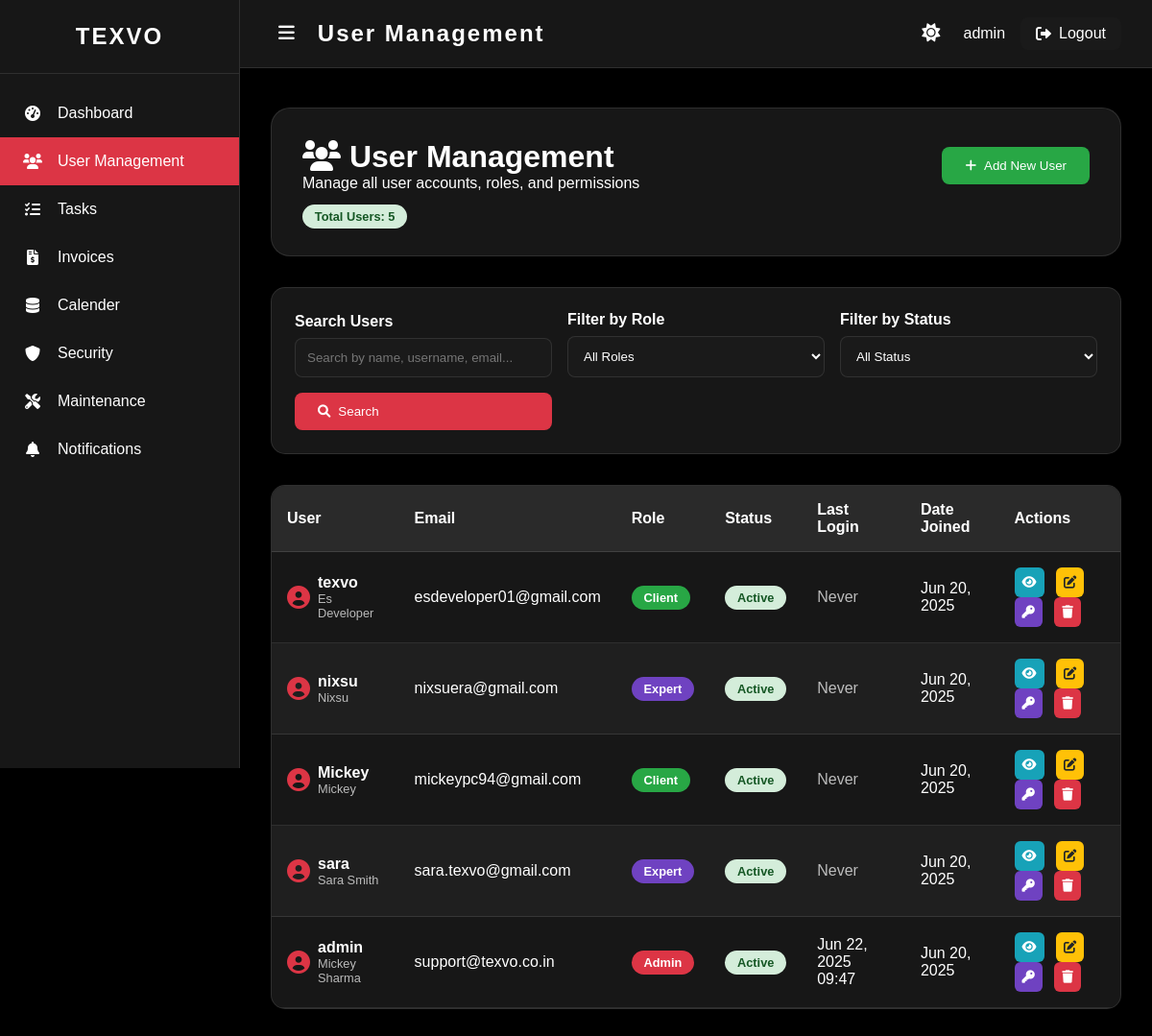
Page /accounts/admin/users/ (signed in) on the committed database.
### accounts/models.py (models this page shows, shortened)
class User(AbstractUser):
    ROLE_CHOICES = [
        ('admin', 'Admin'),
        ('manager', 'Manager'),
        ('client', 'Client'),
        ('expert', 'Expert'),
    ]
    role = models.CharField(max_length=20, choices=ROLE_CHOICES, default='client')

### accounts/views.py (the view, shortened to what this page needs)
# urls.py: path('admin/users/', views.user_management, name='user_management'),
@login_required
def user_management(request):
    if request.user.role != 'admin':
        return redirect('accounts:dashboard')
    search_query = request.GET.get('search', '')
    role_filter = request.GET.get('role', '')
    status_filter = request.GET.get('status', '')
    users = User.objects.all()
    if role_filter:
        users = users.filter(role=role_filter)
    if status_filter == 'active':
        users = users.filter(is_active=True)
    elif status_filter == 'inactive':
        users = users.filter(is_active=False)
    users = users.order_by('-date_joined')
    paginator = Paginator(users, 10)  # Show 10 users per page
    page_number = request.GET.get('page')
    page_obj = paginator.get_page(page_number)
    role_choices = User.ROLE_CHOICES
    context = {
        'users': page_obj,
        'search_query': search_query,
        'role_filter': role_filter,
        'status_filter': status_filter,
        'role_choices': role_choices,
        'total_users': users.count(),
    }
    return render(request, 'accounts/user_management.html', context)

### templates/accounts/user_management.html (shortened to what this page needs)
<!DOCTYPE html>
<html lang="en">
<head>
    <link href="https://cdnjs.cloudflare.com/ajax/libs/font-awesome/6.0.0/css/all.min.css" rel="stylesheet">
</head>
<body data-theme="dark">
    <div class="sidebar" id="sidebar">
        <div class="sidebar-header">
            <div class="sidebar-logo">TEXVO</div>
        </div>
        <nav class="sidebar-menu">
            <a href="{% url 'accounts:admin_dashboard' %}" class="menu-item">
                <i class="fas fa-tachometer-alt"></i>
                <span class="menu-text">Dashboard</span>
            </a>
            <a href="{% url 'accounts:user_management' %}" class="menu-item active">
                <i class="fas fa-users"></i>
                <span class="menu-text">User Management</span>
            </a>
            <a href="{% url 'accounts:task_management' %}" class="menu-item ">
                <i class="fas fa-tasks"></i>
                <span class="menu-text">Tasks</span>
            </a>            <a href="{% url 'accounts:invoice_management' %}" class="menu-item">
                <i class="fas fa-file-invoice-dollar"></i>
                <span class="menu-text">Invoices</span>
            </a>
            <a href="#" class="menu-item">
                <i class="fas fa-database"></i>
                <span class="menu-text">Calender</span>
            </a>
            <a href="#" class="menu-item">
                <i class="fas fa-shield-alt"></i>
                <span class="menu-text">Security</span>
            </a>
            <a href="#" class="menu-item">
                <i class="fas fa-tools"></i>
                <span class="menu-text">Maintenance</span>
            </a>
            <a href="#" class="menu-item">
                <i class="fas fa-bell"></i>
                <span class="menu-text">Notifications</span>
            </a>
        </nav>
    </div>
    <nav class="navbar" id="navbar">
        <div class="navbar-content">
            <div class="navbar-left">
                <button class="sidebar-toggle" id="sidebarToggle">
                    <i class="fas fa-bars"></i>
                </button>
                <div class="logo">User Management</div>
            </div>
            <div class="navbar-right">
                <button class="theme-toggle" id="themeToggle">
                    <i class="fas fa-moon"></i>
                </button>
                <div class="user-info">
                    <span>{{ user.username }}</span>
                </div>
                <a href="{% url 'accounts:logout' %}" class="logout-btn">
                    <i class="fas fa-sign-out-alt"></i>
                    <span>Logout</span>
                </a>
            </div>
        </div>
    </nav>
    <main class="main-content" id="mainContent">
        <div class="page-header">
            <div style="display: flex; justify-content: space-between; align-items: center;">
                <div>
                    <h1><i class="fas fa-users"></i> User Management</h1>
                    <p>Manage all user accounts, roles, and permissions</p>
                </div>
                <button class="filter-btn" onclick="createUser()" style="background: #28a745;">
                    <i class="fas fa-plus"></i>
                    Add New User
                </button>
            </div>
            <div style="margin-top: 1rem;">
                <span class="status-badge status-active">Total Users: {{ total_users }}</span>
            </div>
        </div>
        <div class="filters-section">
            <form method="GET" class="filters-grid">
                <div class="filter-group">
                    <label for="search">Search Users</label>
                    <input type="text" id="search" name="search" value="{{ search_query }}"
                           placeholder="Search by name, username, email..." class="filter-input">
                </div>
                <div class="filter-group">
                    <label for="role">Filter by Role</label>
                    <select id="role" name="role" class="filter-input">
                        <option value="">All Roles</option>
                    </select>
                </div>
                <div class="filter-group">
                    <label for="status">Filter by Status</label>
                    <select id="status" name="status" class="filter-input">
                        <option value="">All Status</option>
                    </select>
                </div>
                <div class="filter-group">
                    <button type="submit" class="filter-btn">
                        <i class="fas fa-search"></i>
                        Search
                    </button>
                </div>
            </form>
        </div>
        <div class="users-table-container">
            <table class="users-table">
                <thead>
                    <tr>
                        <th>User</th>
                        <th>Email</th>
                        <th>Role</th>
                        <th>Status</th>
                        <th>Last Login</th>
                        <th>Date Joined</th>
                        <th>Actions</th>
                    </tr>
                </thead>
                <tbody>
                    {% for user_obj in users %}
                    <tr>
                        <td>
                            <div style="display: flex; align-items: center; gap: 0.5rem;">
                                <i class="fas fa-user-circle" style="font-size: 1.5rem; color: var(--accent-color);"></i>
                                <div>
                                    <div style="font-weight: 600;">{{ user_obj.username }}</div>
                                    <div style="font-size: 0.8rem; color: var(--text-secondary);">
                                        {{ user_obj.first_name }} {{ user_obj.last_name }}
                                    </div>
                                </div>
                            </div>
                        </td>
                        <td>{{ user_obj.email|default:"-" }}</td>
                        <td>
                            <span class="role-badge role-{{ user_obj.role }}">
                                {{ user_obj.get_role_display }}
                            </span>
                        </td>
                        <td>
                            <span class="status-badge {% if user_obj.is_active %}status-active{% else %}status-inactive{% endif %}">
                                {% if user_obj.is_active %}Active{% else %}Inactive{% endif %}
                            </span>
                        </td>
                        <td>
                            {% if user_obj.last_login %}
                                {{ user_obj.last_login|date:"M d, Y H:i" }}
                            {% else %}
                                <span style="color: var(--text-secondary);">Never</span>
                            {% endif %}
                        </td>
                        <td>{{ user_obj.date_joined|date:"M d, Y" }}</td>
                        <td>
                            <button class="action-btn btn-view" title="View Details" onclick="viewUser({{ user_obj.id }})">
                                <i class="fas fa-eye"></i>
                            </button>
                            <button class="action-btn btn-edit" title="Edit User" onclick="editUser({{ user_obj.id }})">
                                <i class="fas fa-edit"></i>
                            </button>
                            <button class="action-btn btn-password" title="Send Password" onclick="sendPassword({{ user_obj.id }}, '{{ user_obj.username }}', '{{ user_obj.email|default:'' }}')" {% if not user_obj.email %}disabled{% endif %}>
                                <i class="fas fa-key"></i>
                            </button>
                            <button class="action-btn btn-delete" title="Delete User" onclick="deleteUser({{ user_obj.id }}, '{{ user_obj.username }}')">
                                <i class="fas fa-trash"></i>
                            </button>
                        </td>
                    </tr>
                    {% endfor %}
                </tbody>
            </table>
        </div>
    </main>
</body>
</html>

### rows in the picture
User: username "admin", first_name "Mickey", last_name "Sharma", email "support@texvo.co.in", role "Admin", is_active "Active", last_login "Jun 22, 2025 09:47", date_joined "Jun 20, 2025"
User: username "texvo", first_name "Es", last_name "Developer", email "esdeveloper01@gmail.com", role "Client", is_active "Active", shows "Never", date_joined "Jun 20, 2025"
User: username "nixsu", first_name "Nixsu", email "nixsuera@gmail.com", role "Expert", is_active "Active", shows "Never", date_joined "Jun 20, 2025"
User: username "Mickey", first_name "Mickey", email "mickeypc94@gmail.com", role "Client", is_active "Active", shows "Never", date_joined "Jun 20, 2025"
User: username "sara", first_name "Sara", last_name "Smith", email "sara.texvo@gmail.com", role "Expert", is_active "Active", shows "Never", date_joined "Jun 20, 2025"

### other values in the picture
{{ total_users }} "5"
